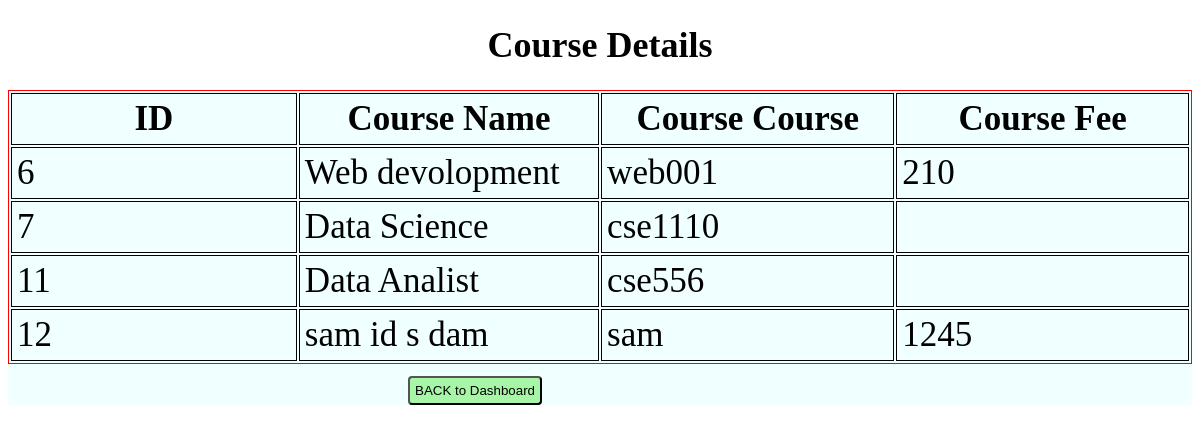
The page /admin/coursetable.php on the database its author committed.
### tables this page shows
CREATE TABLE `course` (
  `ID` int NOT NULL,
  `Name` varchar(50) DEFAULT NULL,
  `complete` int DEFAULT NULL,
  `course_code` varchar(255) DEFAULT NULL,
  `img` varchar(1200) DEFAULT NULL,
  `fee` int DEFAULT NULL
);

### admin/coursetable.php (the view, shortened to what this page needs)
<!DOCTYPE html>
<html lang="en">
<head>
    <link rel="stylesheet" href="style_table.css">
</head>
<body>
    <h1>Course Details</h1>
<div class="con">
    <div class="design10">
    <table class="un"><th>ID</th><th>Course Name</th><th>Course Course</th><th>Course Fee</th>
    <?php
    include('connection.php');
    $sql = "SELECT * FROM course";
    $result = $connection->query($sql);
    if ($result->num_rows > 0) {
        while ($row = $result->fetch_assoc()) {
            ?>
    <tr><td><?php echo $row['ID']?></td><td><?php echo $row['Name']?></td><td><?php echo $row['course_code']?></td><td><?php echo $row['fee']?></td></tr>
    <?php
        }
    } else {
        echo "No products found.";
    }
    ?>
    </table>
    <a href="index.php"><button class="btn">BACK to Dashboard</button></a>
</div></div>
</body>
</html>

### admin/style_table.css (style rules this page uses)
.con { display: flex; background-color: aqua; justify-content: center; font-size: 35px; }
.design10 { background-color: azure; }
td, th { border: 1px solid rgb(2, 0, 0); padding: 5px; width: 300px; }
tr { border: 1px solid red; }
table { border: 1px solid red; }
h1 { text-align: center; font-size: 36px; color: rgb(0, 0, 0); }

### admin/coursetable.php (style rules this page uses)
.btn { padding:5px; background-color: rgb(167, 246, 167); justify-content: center; margin-left: 400px; border-radius: 4px ; }

### rows shown on the page
course: ID "6", Name "Web devolopment", course_code "web001", fee "210"
course: ID "7", Name "Data Science", course_code "cse1110"
course: ID "11", Name "Data Analist", course_code "cse556"
course: ID "12", Name "sam id s dam", course_code "sam", fee "1245"
